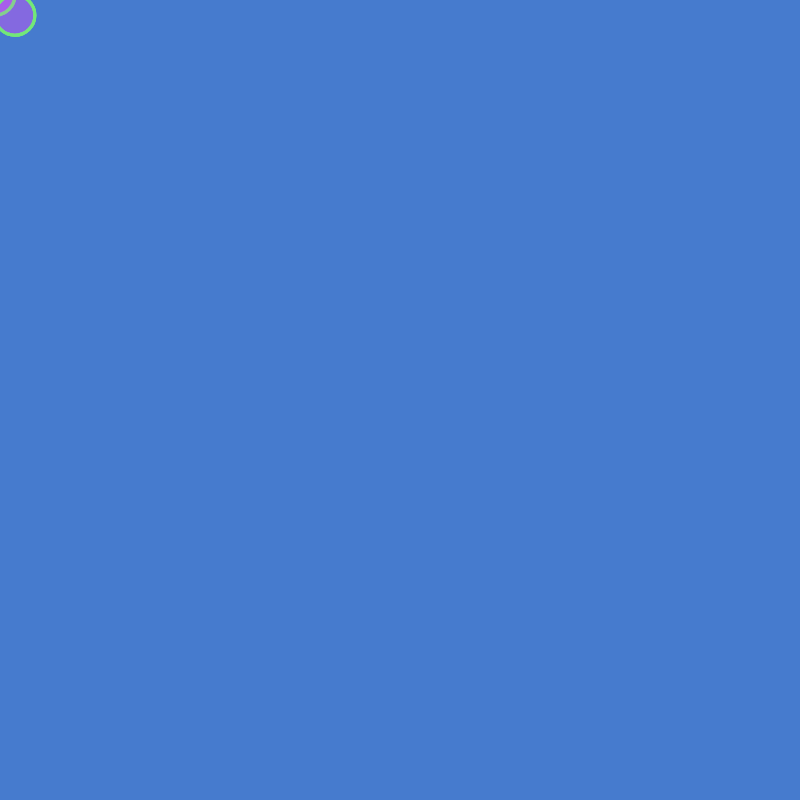
Frame 1 (no input)
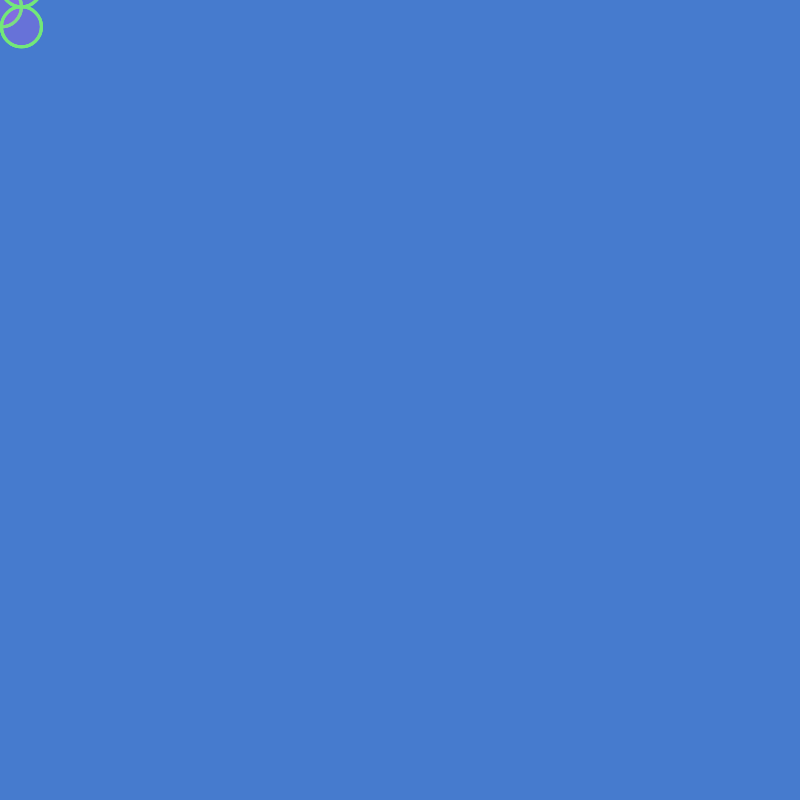
Frame 60 (no input)
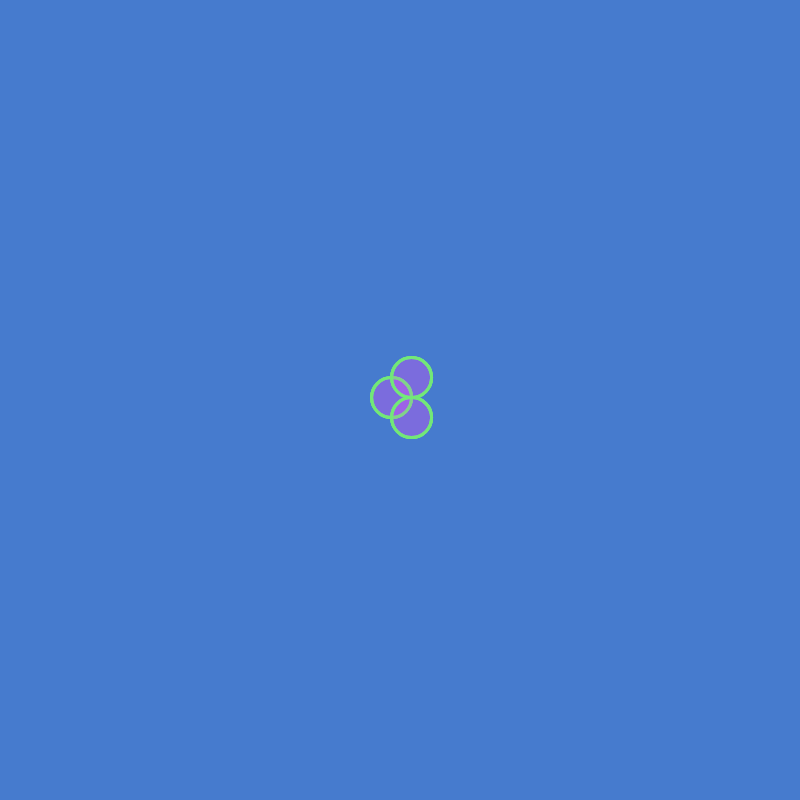
Frame 120 (the mouse pressed at the canvas centre since frame 60)

The p5.js sketch that drew these frames (run headless with seeded random() and noise() and a simulated clock; from frame 60 on, the mouse is pressed at the canvas centre):

// p5.js sketch
// ── sketch.js
var num = 0;
var colour = 0;
var ring = 0;
var xPos = 0;
var yPos = 0;
var w = 0;
var acceleration = 0;
var v = 0;
var oldX = 0;
var oldY = 0;

var thex, they;
var a; //angle

var liteB, melon, medBlu, pink, orange, mustard, ring;
var clrs = [];

function setup() {

  //createCanvas(displayWidth, displayHeight);
  createCanvas(800, 800);
  //colour = color(87, 199, 232);
  num = 3;
  xPos = 0;
  xPos = 0;
  w = 40;

  acceleration = random(1) / 5;
  velocity = random(5, 10);
  a = random(0, TWO_PI);

  liteBlu = color(87, 199, 232);
  melon = color(232, 141, 103, random(10, 50));
  pink = color(220, 82, 245);
  mustard = color(209, 191, 91);
  ring = color(114, 232, 120);
  medBlu = color(70, 123, 206);

  clrs = [liteBlu, melon, pink, mustard, ring];
  background(medBlu);
  //initialize();
}

function draw() {
  background(medBlu); // medBlue
  //update the opacity
  var r = random(10, 50)
  clrs[2] = color(220, 82, 245, r);
  
  //change variables tied with movement
   //randMove();
  drunkAttract();
  //reflect();
  
  
  //push();
   // translate(width/2, height/2);
    display(clrs[2], clrs[4]);
  //pop();

/*
  for (var i = 0; i < 5; i++) {
    push();
    translate(random(80, 200), random(80, 200));
    // now display the items after updating movement variables
    display(clrs[i], clrs[4]);
    pop();
  }
  */
  

}

function reflect(){
   // polar to cartesian transformation:
  xPos = xPos+v*cos(a);
  yPos = yPos+v*sin(a);
  
  if(xPos>width) a = PI - a;
  if(xPos<0) a = PI - a;
  if(yPos>height) a = TWO_PI - a;
  if(yPos<0) a = TWO_PI - a;
  
}

function drunkAttract() {

  // drunk, brownian motion
  var dx = mouseX - xPos;
  var dy = mouseY - yPos;

  xPos = xPos + random(0, 0.2) * dx + random(-10, 10);
  yPos = yPos + random(0, 0.2) * dy + random(-10, 10);


}

function randMove() {
  // scooting around
  xPos = oldX + random(-20, 20);
  yPos = oldY + random(-20, 20);

  //store new values for next go:
  oldX = xPos;
  oldY = yPos;

  // checking the boundaries
  checkB_randMove();
}

function checkB_randMove() {
  // checking the boundaries
  if (xPos > width) oldX = 0;
  if (xPos < 0) oldX = width;
  if (yPos > height) oldY = 0;
  if (yPos < 0) oldY = height;
}

function display(clr_1, clr_2) { //display(x_, y_, clr1, clr2){
  //xPos = x_;
  //yPos = y_;
  // draw the shape
  strokeWeight(3);
  stroke(clr_2);
  fill(clr_1);
  for (var i = 0; i < num; i++) {

    ellipse(xPos, yPos, w, w);
    //ellipse(200, 200, 10, 10);
    ellipse(xPos + (w * .5), yPos + (w * .5), w, w);
    ellipse(xPos + (w * .5), yPos - (w * .5), w, w);

  }
}

function keyReleased(){
  initialize();
}

function initialize(){
  xLoc = random(0, width);
  yLoc = random(0, height);
  v = random(5, 20); // random velocity
  a = random(0, TWO_PI); // random angle
}


function keyPressed() {
  background(0);
  xPos = random(width);
  yPos = random(height);
}
